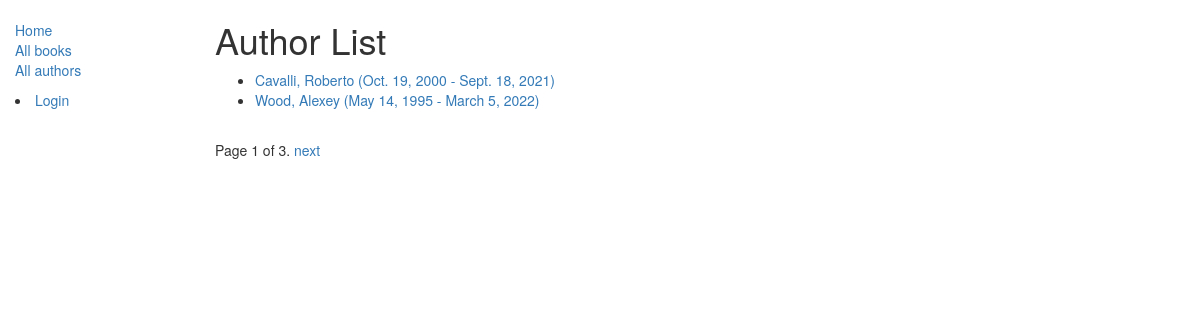
Screenshot of /catalog/authors/ with the database file from the repository.
### catalog/models.py (models this page shows)
class Author(models.Model):
    first_name = models.CharField(max_length=100)
    last_name = models.CharField(max_length=100)
    date_of_birth = models.DateField(null=True, blank=True)
    date_of_death = models.DateField('Died', null=True, blank=True)
    def get_absolute_url(self):
        return reverse('author-detail', args=[str(self.id)])
    def __str__(self):
        return '{0}, {1}'.format(self.last_name, self.first_name)

### catalog/views.py (the view)
class AuthorListView(generic.ListView):
    model = Author
    paginate_by = 2

### templates/catalog/author_list.html
{% extends "base_generic.html" %}
    {% block content %}
    <h1>Author List</h1>
    {% if author_list %}
        <ul>
    {% for author in author_list %}
    <li>
        <a href="{{ author.get_absolute_url }}">{{ author }} ({{author.date_of_birth}} - {% if author.date_of_death %}{{author.date_of_death}}{% endif %})</a>
    </li>
    {% endfor %}
    </ul>
    {% else %}
        <p>There are no books in the library.</p>
    {% endif %}
{% endblock %}

### rows the page displays
Author: last_name+first_name "Cavalli, Roberto", date_of_birth "Oct. 19, 2000", date_of_death "Sept. 18, 2021"
Author: last_name+first_name "Wood, Alexey", date_of_birth "May 14, 1995", date_of_death "March 5, 2022"

### other values shown
{{ page_obj.number }} "1"
{{ page_obj.paginator.num_pages }} "3"
